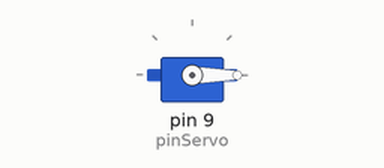
A sketch run on a simulated Arduino Uno, built with avr-gcc and run on an emulated ATmega328P. Shown: servo.

Above: at 0.05 s.
Timing chart, 0 to 4.6 s (numbered marks = the images above):
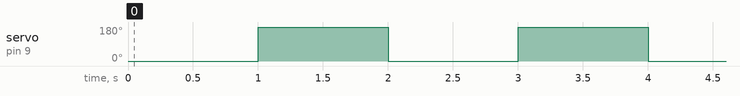

Measured:
- by itself, servo on pin 9 (pinServo): alternates 180° for 1.0 s and 0° for 1.0 s

The sketch:

Servo.ino
```cpp
#include <Servo.h> // Incluye la librería para controlar servos

Servo miServo; // Crea un objeto Servo
int pinServo = 9; // Define el pin donde está conectado el servo

void setup() {
    miServo.attach(pinServo); // Conectar el servo al pin 9

}

void loop() {
    miServo.write(0);  // Mueve el servo a 0 grados
    delay(1000);       // Espera 1 segundoºº

    miServo.write(180); // Mueve el servo a 180 grados
    delay(1000);        // Espera 1 segundo
}
```
